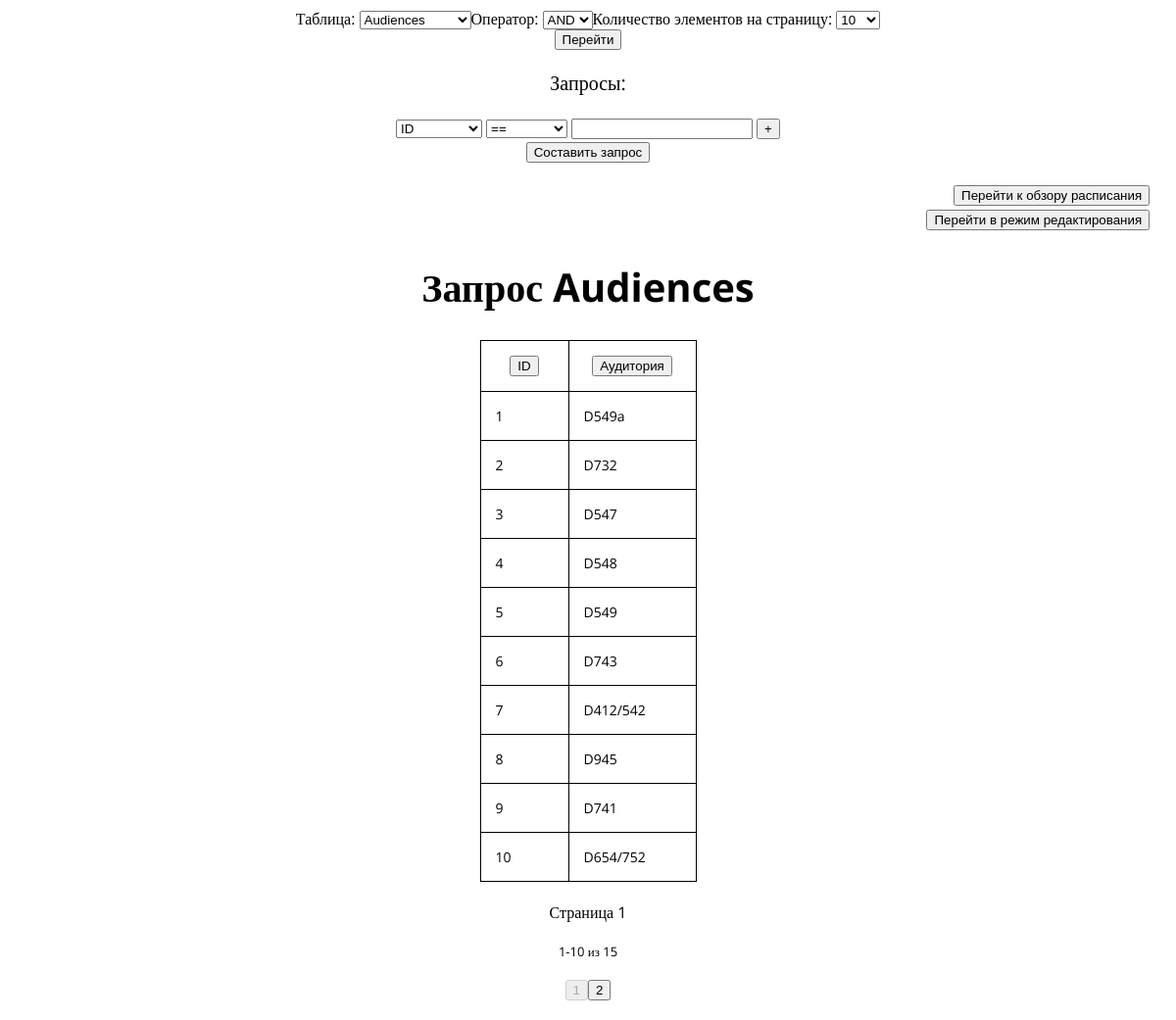
/, run on an earlier commit of the app's database.
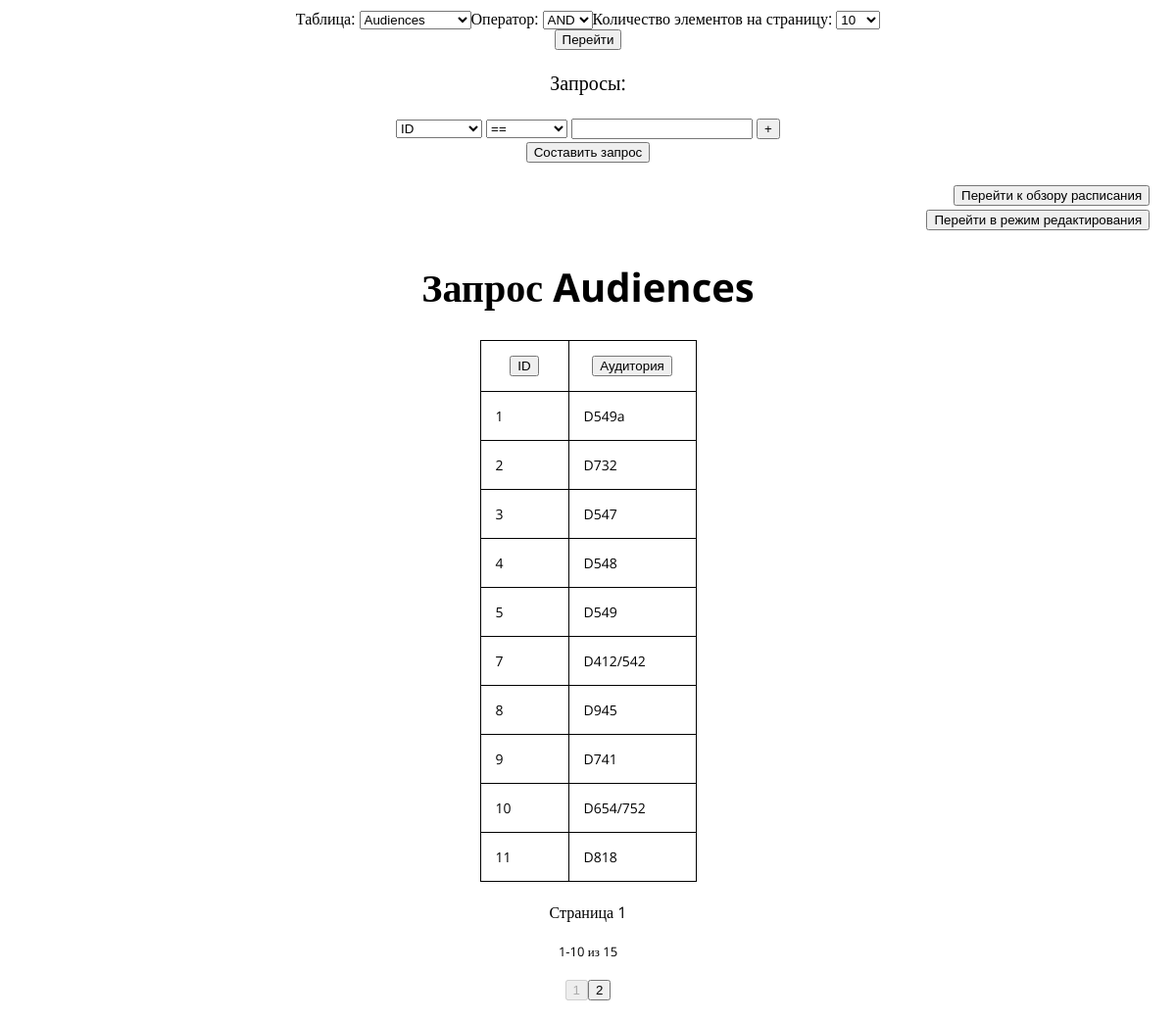
And on a later commit of the database.
### tables this page shows
CREATE TABLE `Audiences` ( `ID` INTEGER NOT NULL DEFAULT -1, `Name` TEXT );

### home.py (the view, shortened to what this page needs)
@app.route("/", methods=["GET", "POST"])
def open():
	global table_size, order_by, cur_page, page_size, current_table, \
		compare_type, is_edit, qcount, cmp_queries, edit_rows, is_new, \
		is_editing
	saved_table = current_table
	saved_cmp = compare_type
	saved_psize = page_size
	current_table = request.form.get("TableChooser")
	compare_type = request.form.get("TableQueryComparation")
	page_size = request.form.get("TablePageSizes")
	if current_table == None:
		current_table = saved_table
	if compare_type == None:
		compare_type = saved_cmp
	if page_size == None:
		page_size = saved_psize
	page_size = int(page_size)
	removableindex = -1
	if is_editing:
		is_editing = False
	else:
		cmp_queries = []
		for i in range(qcount):
			if i != removableindex:
				column = request.form.get("QueryColumn"+str(i))
				cmp_char = request.form.get("QueryCmp"+str(i))
				value = request.form.get("QueryValue"+str(i))
				if value != None and value != "" and value != " ":
					column = get_name_from_title(current_table, column)
					cmp_queries.append(CmpExpression(column, cmp_char, value))
				else:
					cmp_queries.append(-1)
	order = order_by
	containing, table_size = generate_table(
		table_name=current_table,
		psize=page_size,
		page=cur_page,
		order=order,
		compare_queries=cmp_queries,
		cmp_type=compare_type
	)
	return render_template(
		"main.html",
		curtable=current_table,
		tables=[i for i in tables_info.keys()],
		widthes=[i.width+40 for i in tables_info[current_table]],
		cmptypes=["AND", "OR"],
		sizes=[5, 10, 20, 50, 100],
		cursize=page_size,
		curpage=cur_page,
		pagescount=ceil(table_size/page_size),
		tabsize=table_size,
		titles=[i.title for i in tables_info[current_table]],
		titles_origin=[i.name for i in tables_info[current_table]],
		compares=comparison_chars,
		cmptype=compare_type,
		containing=containing,
		orderby=(None if order == None else order[1:]),
		ordertype=(None if order == None else order[0]),
		queries=cmp_queries,
		qcount=max(qcount, len(cmp_queries)),
		realqcount=len([0 for i in cmp_queries if i != -1]),
		isedit=is_edit,
		low=min((cur_page-1) * page_size + 1, table_size),
		high=min(((cur_page) * page_size), table_size),
		editrows=edit_rows
	)

### templates/main.html (shortened to what this page needs)
<head>
	<link rel="stylesheet" href="../static/css/style.css">
</head>
<body>
	<center>
		<form name="Bases" action="/" method='POST'>
			<font size=3>
				<table>
					<tr>
						<select name="TableChooser">
							{% for tab in tables %}
								<option value="{{ tab }}"
									{% if curtable == tab %}
										SELECTED
									{% endif %}
								>{{ tab }}</option>
							{% endfor %}
						</select>
					</tr>
					<tr>
						<select name="TableQueryComparation">
							{% for cmp in cmptypes %}
								<option value="{{ cmp }}"
									{% if cmptype == cmp %}
										SELECTED
									{% endif %}
								>{{ cmp }}</option>
							{% endfor %}
						</select>
					</tr>
					<tr>
						<select name="TablePageSizes">
							{% for size in sizes %}
								<option value="{{ size }}"
									{% if cursize == size %}
										SELECTED
									{% endif %}
								>{{ size }}</option>
							{% endfor %}
						</select>
					</tr>
				</table>
			</font>
			<button name="GenerateTable" type="submit">Перейти</button>
			<p>Запросы:</p>
			<table>
				{% for i in range(qcount) %}
					<tr>
						<td>
							<select name="QueryColumn{{ i|safe }}">
								{% for k in range(titles|length) %}
									<option value="{{ titles[k] }}"
									>
										{{ titles[k] }}
									</option>
								{% endfor %}
							</select>
						</td>
						<td>
							<select name="QueryCmp{{ i|safe }}">
								{% for cmp in compares %}
									<option value="{{ cmp }}"
									>
										{{ cmp }}
									</option>
								{% endfor %}
							</select>
						</td>
						<td>
							<input name="QueryValue{{ i|safe }}" value=
								{% if i < queries|length and queries[i] != -1 %}
									"{{queries[i].value}}"
								{% else %}
									""
								{% endif %}
							/>
						</td>
						<td>
							{% if i == 0 %}
								<button name="Plus" type="submit">+</button>
							{% endif %}
						</td>
					</tr>
				{% endfor %}
			</table>
			<button name="GenerateTable" type="submit">Составить запрос</button>
			<table>
				<col width="20%">
				<tr>
					<td align="right">
						<button name="SchedOverview" type="submit">Перейти к обзору расписания</button>
					</td>
				</tr>
				{% if isedit %}
					<tr>
						<td align="right">
							<button name="ModeChanger" type="submit">Выйти из режима редактирования</button>
						</td>
					</tr>
					<tr>
						<td align="right">
							<button name="AddRecord" type="submit">Добавить запись</button>
						</td>
					</tr>
				{% else %}
					<tr>
						<td align="right">
							<button name="ModeChanger" type="submit">Перейти в режим редактирования</button>
						</td>
					</tr>
				{% endif %}
			</table>
			{% if curtable %}
				<h1>Запрос {{ curtable }}</h1>
				<table id="tab" class="elem">
					{% for width in widthes%}
						<col width="{{ width }}">
					{% endfor %}
					<tr>
						{% for i in range(titles|length) %}
							<th>
								<p align="center">
									<button name="Title{{ titles_origin[i] }}" type="submit">{{ titles[i] }}</button>
								</p>
							</th>
						{% endfor %}
						{% for items in containing %}
							<tr>
								{% for item in items %}
									<td>
										{{ item|safe }}
									</td>
								{% endfor %}
							</tr>
						{% endfor %}
					</tr>
				</table>
			{% else %}
				<h1>Данная страница пуста</h1>
			{% endif %}
			<p><font size=3>Страница {{ curpage }}</font></p>
			<p><font size=2>{{ low }}-{{ high }} из {{ tabsize }}</font></p>
			<table>
				{% for i in range(1, pagescount+1) %}
					<tr>
						<button name="Page{{ i|safe }}" type="submit"
							{% if i == curpage %}
								DISABLED
							{% endif %}
						>{{ i|safe }}</button>
					</tr>
				{% endfor %}
			</table>
		</form>
	</center>
</body>

What changed in the data, as far as the page shows it:
removed Audiences: items "6", Name "D743"
now on this page (row unchanged): Audiences: items "11", Name "D818"
